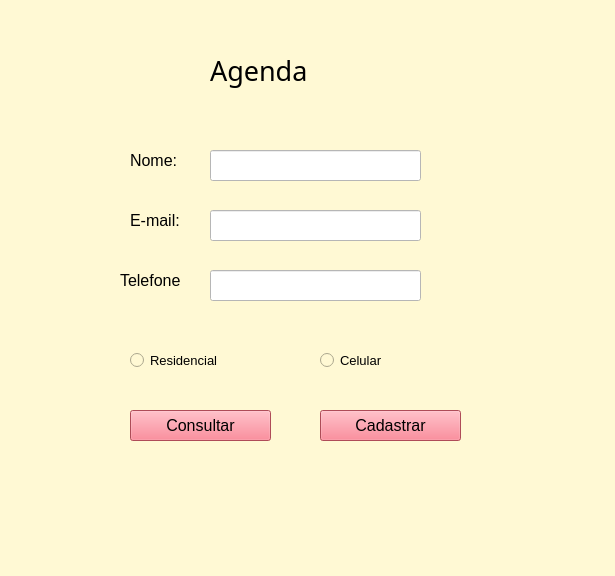
<?xml version="1.0" encoding="UTF-8"?>
<ui version="4.0">
 <class>MainWindow</class>
 <widget class="QMainWindow" name="MainWindow">
  <property name="geometry">
   <rect>
    <x>0</x>
    <y>0</y>
    <width>615</width>
    <height>576</height>
   </rect>
  </property>
  <property name="windowTitle">
   <string>MainWindow</string>
  </property>
  <property name="styleSheet">
   <string notr="true">
background-color: rgb(255, 249, 212);</string>
  </property>
  <widget class="QWidget" name="centralwidget">
   <widget class="QPushButton" name="btnCadastro">
    <property name="geometry">
     <rect>
      <x>320</x>
      <y>410</y>
      <width>141</width>
      <height>31</height>
     </rect>
    </property>
    <property name="font">
     <font>
      <pointsize>12</pointsize>
     </font>
    </property>
    <property name="styleSheet">
     <string notr="true">background-color: rgba(244, 107, 123, 1);
selection-background-color: rgba(142, 214, 128, 1);</string>
    </property>
    <property name="text">
     <string>Cadastrar</string>
    </property>
   </widget>
   <widget class="QLineEdit" name="leNome">
    <property name="geometry">
     <rect>
      <x>210</x>
      <y>150</y>
      <width>211</width>
      <height>31</height>
     </rect>
    </property>
    <property name="font">
     <font>
      <pointsize>12</pointsize>
     </font>
    </property>
    <property name="styleSheet">
     <string notr="true">background-color: rgb(255, 255, 255);</string>
    </property>
   </widget>
   <widget class="QLabel" name="label_2">
    <property name="geometry">
     <rect>
      <x>130</x>
      <y>150</y>
      <width>71</width>
      <height>21</height>
     </rect>
    </property>
    <property name="font">
     <font>
      <pointsize>12</pointsize>
     </font>
    </property>
    <property name="text">
     <string>Nome:</string>
    </property>
   </widget>
   <widget class="QLabel" name="label_3">
    <property name="geometry">
     <rect>
      <x>130</x>
      <y>210</y>
      <width>71</width>
      <height>21</height>
     </rect>
    </property>
    <property name="font">
     <font>
      <pointsize>12</pointsize>
     </font>
    </property>
    <property name="text">
     <string>E-mail:</string>
    </property>
   </widget>
   <widget class="QLineEdit" name="leEmail">
    <property name="geometry">
     <rect>
      <x>210</x>
      <y>210</y>
      <width>211</width>
      <height>31</height>
     </rect>
    </property>
    <property name="font">
     <font>
      <pointsize>12</pointsize>
     </font>
    </property>
    <property name="styleSheet">
     <string notr="true">background-color: rgb(255, 255, 255);</string>
    </property>
   </widget>
   <widget class="QLineEdit" name="leTelefone">
    <property name="geometry">
     <rect>
      <x>210</x>
      <y>270</y>
      <width>211</width>
      <height>31</height>
     </rect>
    </property>
    <property name="font">
     <font>
      <pointsize>12</pointsize>
     </font>
    </property>
    <property name="styleSheet">
     <string notr="true">background-color: rgb(255, 255, 255);</string>
    </property>
   </widget>
   <widget class="QLabel" name="label_4">
    <property name="geometry">
     <rect>
      <x>120</x>
      <y>270</y>
      <width>81</width>
      <height>21</height>
     </rect>
    </property>
    <property name="font">
     <font>
      <pointsize>12</pointsize>
     </font>
    </property>
    <property name="text">
     <string>Telefone</string>
    </property>
   </widget>
   <widget class="QRadioButton" name="rbResidencial">
    <property name="geometry">
     <rect>
      <x>130</x>
      <y>350</y>
      <width>111</width>
      <height>20</height>
     </rect>
    </property>
    <property name="font">
     <font>
      <pointsize>10</pointsize>
     </font>
    </property>
    <property name="text">
     <string>Residencial</string>
    </property>
   </widget>
   <widget class="QRadioButton" name="rbCelular">
    <property name="geometry">
     <rect>
      <x>320</x>
      <y>350</y>
      <width>111</width>
      <height>20</height>
     </rect>
    </property>
    <property name="font">
     <font>
      <pointsize>10</pointsize>
     </font>
    </property>
    <property name="text">
     <string>Celular</string>
    </property>
   </widget>
   <widget class="QLabel" name="label">
    <property name="geometry">
     <rect>
      <x>210</x>
      <y>40</y>
      <width>221</width>
      <height>61</height>
     </rect>
    </property>
    <property name="font">
     <font>
      <family>Wide Latin</family>
      <pointsize>20</pointsize>
     </font>
    </property>
    <property name="text">
     <string>Agenda</string>
    </property>
   </widget>
   <widget class="QPushButton" name="btnConsulta">
    <property name="geometry">
     <rect>
      <x>130</x>
      <y>410</y>
      <width>141</width>
      <height>31</height>
     </rect>
    </property>
    <property name="font">
     <font>
      <pointsize>12</pointsize>
     </font>
    </property>
    <property name="styleSheet">
     <string notr="true">background-color: rgba(244, 107, 123, 1);
selection-background-color: rgba(142, 214, 128, 1);</string>
    </property>
    <property name="text">
     <string>Consultar</string>
    </property>
   </widget>
  </widget>
  <widget class="QMenuBar" name="menubar">
   <property name="geometry">
    <rect>
     <x>0</x>
     <y>0</y>
     <width>615</width>
     <height>26</height>
    </rect>
   </property>
  </widget>
  <widget class="QStatusBar" name="statusbar"/>
 </widget>
 <resources/>
 <connections/>
</ui>
